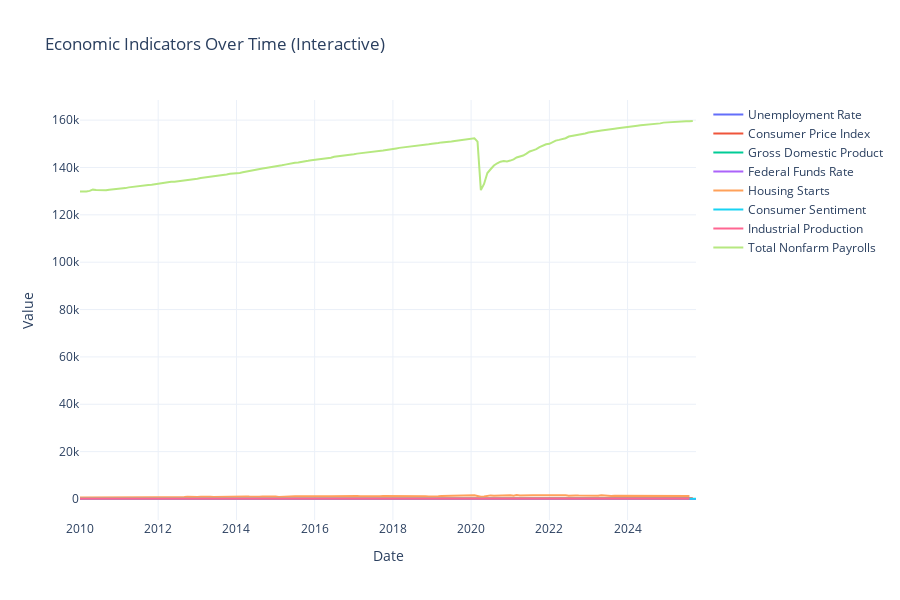

Source (notebook cell):
### Code cell
# Interactive version with Plotly
def plot_interactive_indicators(df):
    """
    Create interactive Plotly visualization
    """
    fig = go.Figure()
    
    for col in df.columns:
        fig.add_trace(go.Scatter(
            x=df.index,
            y=df[col],
            name=col,
            mode='lines',
            line=dict(width=2)
        ))
    
    fig.update_layout(
        title='Economic Indicators Over Time (Interactive)',
        xaxis_title='Date',
        yaxis_title='Value',
        hovermode='x unified',
        height=600,
        template='plotly_white'
    )
    
    fig.show()

plot_interactive_indicators(economic_data)

### Figure 1 — Plotly figure (JSON) as saved in the notebook; plotly's stock layout.template omitted (floating-point values rounded to 4 significant figures; data arrays with more than 128 entries replaced by an {"elided": "..."} marker saying what was removed)
{"data": [{"line": {"width": 2}, "mode": "lines", "name": "Unemployment Rate", "type": "scatter", "x": {"elided": "190 str values"}, "y": {"elided": "190 float values"}}, {"line": {"width": 2}, "mode": "lines", "name": "Consumer Price Index", "type": "scatter", "x": {"elided": "190 str values"}, "y": {"elided": "190 float values"}}, {"line": {"width": 2}, "mode": "lines", "name": "Gross Domestic Product", "type": "scatter", "x": {"elided": "190 str values"}, "y": {"elided": "190 float values"}}, {"line": {"width": 2}, "mode": "lines", "name": "Federal Funds Rate", "type": "scatter", "x": {"elided": "190 str values"}, "y": {"elided": "190 float values"}}, {"line": {"width": 2}, "mode": "lines", "name": "Housing Starts", "type": "scatter", "x": {"elided": "190 str values"}, "y": {"elided": "190 float values"}}, {"line": {"width": 2}, "mode": "lines", "name": "Consumer Sentiment", "type": "scatter", "x": {"elided": "190 str values"}, "y": {"elided": "190 float values"}}, {"line": {"width": 2}, "mode": "lines", "name": "Industrial Production", "type": "scatter", "x": {"elided": "190 str values"}, "y": {"elided": "190 float values"}}, {"line": {"width": 2}, "mode": "lines", "name": "Total Nonfarm Payrolls", "type": "scatter", "x": {"elided": "190 str values"}, "y": {"elided": "190 float values"}}], "layout": {"height": 600, "hovermode": "x unified", "title": {"text": "Economic Indicators Over Time (Interactive)"}, "xaxis": {"title": {"text": "Date"}}, "yaxis": {"title": {"text": "Value"}}}}
